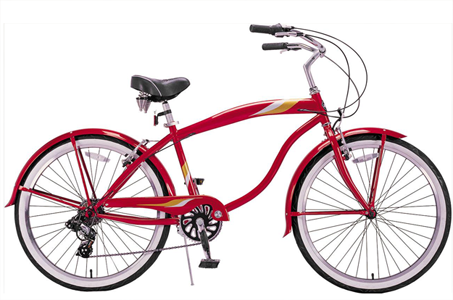
#> input picture data/task1and2_hybrid_pyramid/1_bicycle.bmp, 453 x 300 px; its folder holds only this picture in this run
$ python ImagePyramid_T.py
#> lines starting #> are read from the running program, lines starting #| are printed output that depends on the picture
import os
import pdb

import cv2 as cv
import matplotlib.pyplot as plt
import numpy as np
import scipy

def MyConvolve(img, kernel):
    '''
- Zero Padding
- Square kernel
'''
    padding_size = kernel.shape[0] // 2
    convole = np.zeros((img))

filefolder = "./data/task1and2_hybrid_pyramid/"
filenames = os.listdir(filefolder)

fp = f'{filefolder}{filenames[0]}'

img = cv.imread(fp)
#> img is the input picture: shape (300, 453, 3); mean B, G, R 215.9, 213.2, 225.4
grayImg = cv.cvtColor(img, cv.COLOR_RGB2GRAY)
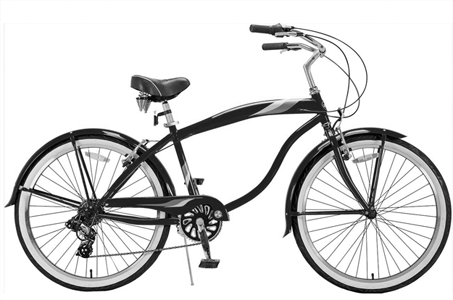
#> grayImg: shape (300, 453); min 0, max 255, mean 215.4
# [6 lines of commented-out code are left out]
kernel_size = 15
x, y = np.mgrid[-(kernel_size // 2) : kernel_size // 2 + 1, -(kernel_size // 2) : kernel_size // 2 + 1]
gaussian_kernel = (1 / 2 * np.pi) * np.exp(-(x**2+y**2) / 2) # sigma=1
# [16 lines of commented-out code are left out]
scriptdir = os.path.dirname(__file__)
outputdir = os.path.abspath(os.path.join(scriptdir, 'Non'))
os.makedirs(outputdir)

for idx in range(8):
    convolve_image = scipy.signal.convolve2d(grayImg, gaussian_kernel, mode='same', boundary='symm', fillvalue=1)
    # convolve_image = MyConvolve(grayImg)
    # plt.imshow(convolve_image)
    # plt.show()

    plt.imshow(convolve_image, cmap=plt.get_cmap('gray'))
    # [7 lines of commented-out code are left out]
    plt.savefig(f'{outputdir}/my_image_{idx}_ks{kernel_size}.png')

    grayImg = convolve_image[::2, ::2]
#> this loop made 8 passes
#> grayImg on pass 8: [[2.15e+10, 2.08e+10], [1.94e+10, 1.89e+10]]
#> pass 1, `convolve_image = scipy.signal.convolve2d(grayImg, gaussian_kernel, mod..`:
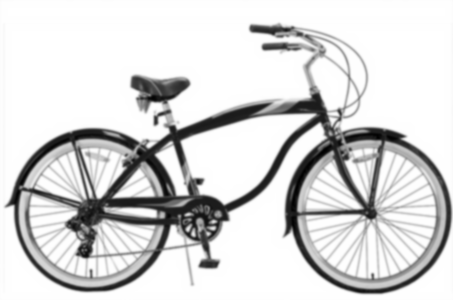
#> convolve_image: shape (300, 453) float64; min 60.22, max 2516.7, mean 2126; drawn with min black and max white
#> pass 1, `grayImg = convolve_image[::2, ::2]`:
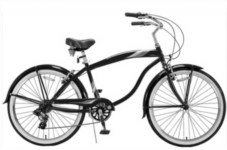
#> grayImg: shape (150, 227) float64; min 60.22, max 2516.7, mean 2126.8; drawn with min black and max white
#> pass 2, `convolve_image = scipy.signal.convolve2d(grayImg, gaussian_kernel, mod..`:
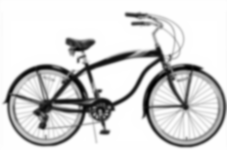
#> convolve_image: shape (150, 227) float64; min 2095.2, max 24839.3, mean 20990.3; drawn with min black and max white
#> pass 2, `grayImg = convolve_image[::2, ::2]`:
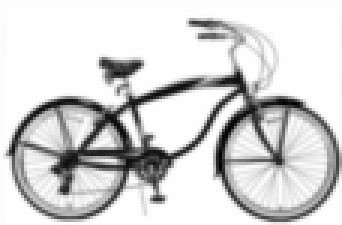
#> grayImg: shape (75, 114) float64 (shown 3 times larger); min 2095.2, max 24839.3, mean 21004.3; drawn with min black and max white
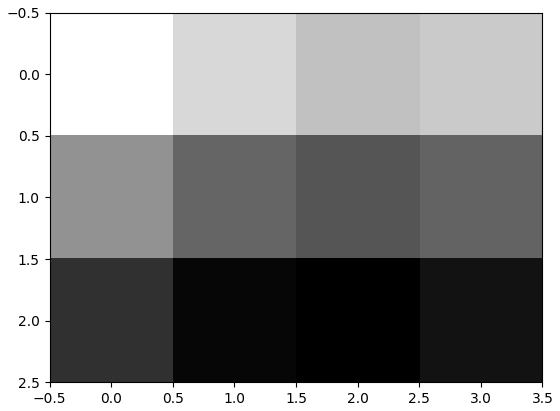
#> figure drawn by matplotlib, 1 panel
